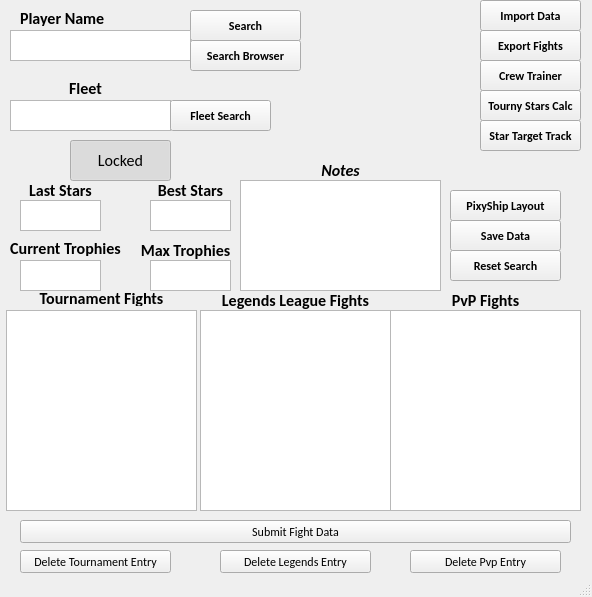
<?xml version="1.0" encoding="UTF-8"?>
<ui version="4.0">
 <class>MainWindow</class>
 <widget class="QMainWindow" name="MainWindow">
  <property name="geometry">
   <rect>
    <x>0</x>
    <y>0</y>
    <width>592</width>
    <height>597</height>
   </rect>
  </property>
  <property name="sizePolicy">
   <sizepolicy hsizetype="Fixed" vsizetype="Fixed">
    <horstretch>0</horstretch>
    <verstretch>0</verstretch>
   </sizepolicy>
  </property>
  <property name="font">
   <font>
    <family>Calibri</family>
   </font>
  </property>
  <property name="windowTitle">
   <string>Pixel Starships Target Tracking Tool</string>
  </property>
  <property name="statusTip">
   <string notr="true"/>
  </property>
  <property name="toolButtonStyle">
   <enum>Qt::ToolButtonTextUnderIcon</enum>
  </property>
  <widget class="QWidget" name="centralwidget">
   <widget class="QLabel" name="fleetNameLabel">
    <property name="geometry">
     <rect>
      <x>40</x>
      <y>80</y>
      <width>91</width>
      <height>16</height>
     </rect>
    </property>
    <property name="font">
     <font>
      <family>Calibri</family>
      <pointsize>12</pointsize>
      <weight>75</weight>
      <italic>false</italic>
      <bold>true</bold>
     </font>
    </property>
    <property name="text">
     <string>Fleet</string>
    </property>
    <property name="alignment">
     <set>Qt::AlignCenter</set>
    </property>
   </widget>
   <widget class="QTextBrowser" name="bestStars">
    <property name="geometry">
     <rect>
      <x>150</x>
      <y>200</y>
      <width>81</width>
      <height>31</height>
     </rect>
    </property>
    <property name="tabChangesFocus">
     <bool>true</bool>
    </property>
   </widget>
   <widget class="QLabel" name="maxTrophiesLabel">
    <property name="geometry">
     <rect>
      <x>120</x>
      <y>240</y>
      <width>131</width>
      <height>20</height>
     </rect>
    </property>
    <property name="font">
     <font>
      <family>Calibri</family>
      <pointsize>12</pointsize>
      <weight>75</weight>
      <italic>false</italic>
      <bold>true</bold>
     </font>
    </property>
    <property name="text">
     <string>Max Trophies</string>
    </property>
    <property name="alignment">
     <set>Qt::AlignCenter</set>
    </property>
   </widget>
   <widget class="QLabel" name="label">
    <property name="geometry">
     <rect>
      <x>20</x>
      <y>10</y>
      <width>91</width>
      <height>16</height>
     </rect>
    </property>
    <property name="font">
     <font>
      <family>Calibri</family>
      <pointsize>12</pointsize>
      <weight>75</weight>
      <italic>false</italic>
      <bold>true</bold>
     </font>
    </property>
    <property name="text">
     <string>Player Name</string>
    </property>
   </widget>
   <widget class="QLabel" name="tournamentFightsLabel">
    <property name="geometry">
     <rect>
      <x>6</x>
      <y>290</y>
      <width>191</width>
      <height>16</height>
     </rect>
    </property>
    <property name="font">
     <font>
      <family>Calibri</family>
      <pointsize>12</pointsize>
      <weight>75</weight>
      <italic>false</italic>
      <bold>true</bold>
     </font>
    </property>
    <property name="text">
     <string>Tournament Fights</string>
    </property>
    <property name="alignment">
     <set>Qt::AlignCenter</set>
    </property>
   </widget>
   <widget class="QTextBrowser" name="lastStars">
    <property name="geometry">
     <rect>
      <x>20</x>
      <y>200</y>
      <width>81</width>
      <height>31</height>
     </rect>
    </property>
    <property name="tabChangesFocus">
     <bool>true</bool>
    </property>
   </widget>
   <widget class="QLabel" name="starsLastTournamentLabel">
    <property name="geometry">
     <rect>
      <x>20</x>
      <y>180</y>
      <width>81</width>
      <height>20</height>
     </rect>
    </property>
    <property name="font">
     <font>
      <family>Calibri</family>
      <pointsize>12</pointsize>
      <weight>75</weight>
      <italic>false</italic>
      <bold>true</bold>
     </font>
    </property>
    <property name="text">
     <string>Last Stars</string>
    </property>
    <property name="alignment">
     <set>Qt::AlignCenter</set>
    </property>
   </widget>
   <widget class="QTextEdit" name="playerNotes">
    <property name="geometry">
     <rect>
      <x>240</x>
      <y>180</y>
      <width>201</width>
      <height>111</height>
     </rect>
    </property>
    <property name="tabChangesFocus">
     <bool>true</bool>
    </property>
   </widget>
   <widget class="QTextBrowser" name="maxTrophies">
    <property name="geometry">
     <rect>
      <x>150</x>
      <y>260</y>
      <width>81</width>
      <height>31</height>
     </rect>
    </property>
    <property name="tabChangesFocus">
     <bool>true</bool>
    </property>
   </widget>
   <widget class="QPushButton" name="searchButton">
    <property name="geometry">
     <rect>
      <x>190</x>
      <y>10</y>
      <width>111</width>
      <height>31</height>
     </rect>
    </property>
    <property name="font">
     <font>
      <family>Calibri</family>
      <pointsize>9</pointsize>
      <weight>75</weight>
      <bold>true</bold>
     </font>
    </property>
    <property name="text">
     <string>Search</string>
    </property>
   </widget>
   <widget class="QLabel" name="bestStarsLabel">
    <property name="geometry">
     <rect>
      <x>150</x>
      <y>180</y>
      <width>81</width>
      <height>20</height>
     </rect>
    </property>
    <property name="font">
     <font>
      <family>Calibri</family>
      <pointsize>12</pointsize>
      <weight>75</weight>
      <italic>false</italic>
      <bold>true</bold>
     </font>
    </property>
    <property name="text">
     <string>Best Stars</string>
    </property>
    <property name="alignment">
     <set>Qt::AlignCenter</set>
    </property>
   </widget>
   <widget class="QLabel" name="currentTrophiesLabel">
    <property name="geometry">
     <rect>
      <x>-10</x>
      <y>240</y>
      <width>151</width>
      <height>16</height>
     </rect>
    </property>
    <property name="font">
     <font>
      <family>Calibri</family>
      <pointsize>12</pointsize>
      <weight>75</weight>
      <italic>false</italic>
      <bold>true</bold>
     </font>
    </property>
    <property name="text">
     <string>Current Trophies</string>
    </property>
    <property name="alignment">
     <set>Qt::AlignCenter</set>
    </property>
   </widget>
   <widget class="QLabel" name="playerNotesLabel">
    <property name="geometry">
     <rect>
      <x>240</x>
      <y>160</y>
      <width>201</width>
      <height>20</height>
     </rect>
    </property>
    <property name="font">
     <font>
      <family>Calibri</family>
      <pointsize>12</pointsize>
      <weight>75</weight>
      <italic>true</italic>
      <bold>true</bold>
     </font>
    </property>
    <property name="text">
     <string>Notes</string>
    </property>
    <property name="alignment">
     <set>Qt::AlignCenter</set>
    </property>
   </widget>
   <widget class="QPlainTextEdit" name="playerNameSearchBox">
    <property name="geometry">
     <rect>
      <x>10</x>
      <y>30</y>
      <width>181</width>
      <height>31</height>
     </rect>
    </property>
    <property name="font">
     <font>
      <family>Calibri</family>
      <pointsize>12</pointsize>
     </font>
    </property>
    <property name="cursor" stdset="0">
     <cursorShape>IBeamCursor</cursorShape>
    </property>
    <property name="focusPolicy">
     <enum>Qt::StrongFocus</enum>
    </property>
    <property name="inputMethodHints">
     <set>Qt::ImhNone</set>
    </property>
    <property name="verticalScrollBarPolicy">
     <enum>Qt::ScrollBarAlwaysOff</enum>
    </property>
    <property name="horizontalScrollBarPolicy">
     <enum>Qt::ScrollBarAlwaysOff</enum>
    </property>
    <property name="tabChangesFocus">
     <bool>true</bool>
    </property>
    <property name="lineWrapMode">
     <enum>QPlainTextEdit::NoWrap</enum>
    </property>
   </widget>
   <widget class="QToolButton" name="lockUnlockButton">
    <property name="geometry">
     <rect>
      <x>70</x>
      <y>140</y>
      <width>101</width>
      <height>41</height>
     </rect>
    </property>
    <property name="font">
     <font>
      <family>Calibri</family>
      <pointsize>12</pointsize>
     </font>
    </property>
    <property name="text">
     <string>Locked</string>
    </property>
    <property name="checkable">
     <bool>true</bool>
    </property>
    <property name="checked">
     <bool>true</bool>
    </property>
   </widget>
   <widget class="QTextBrowser" name="currentTrophies">
    <property name="geometry">
     <rect>
      <x>20</x>
      <y>260</y>
      <width>81</width>
      <height>31</height>
     </rect>
    </property>
    <property name="tabChangesFocus">
     <bool>true</bool>
    </property>
   </widget>
   <widget class="QLabel" name="legendsFightsLabel">
    <property name="geometry">
     <rect>
      <x>200</x>
      <y>290</y>
      <width>191</width>
      <height>20</height>
     </rect>
    </property>
    <property name="font">
     <font>
      <family>Calibri</family>
      <pointsize>12</pointsize>
      <weight>75</weight>
      <italic>false</italic>
      <bold>true</bold>
     </font>
    </property>
    <property name="text">
     <string>Legends League Fights</string>
    </property>
    <property name="alignment">
     <set>Qt::AlignCenter</set>
    </property>
   </widget>
   <widget class="QLabel" name="pvpFightsLabel">
    <property name="geometry">
     <rect>
      <x>390</x>
      <y>290</y>
      <width>191</width>
      <height>20</height>
     </rect>
    </property>
    <property name="font">
     <font>
      <family>Calibri</family>
      <pointsize>12</pointsize>
      <weight>75</weight>
      <italic>false</italic>
      <bold>true</bold>
     </font>
    </property>
    <property name="text">
     <string>PvP Fights</string>
    </property>
    <property name="alignment">
     <set>Qt::AlignCenter</set>
    </property>
   </widget>
   <widget class="QPlainTextEdit" name="fleetName">
    <property name="geometry">
     <rect>
      <x>10</x>
      <y>100</y>
      <width>161</width>
      <height>31</height>
     </rect>
    </property>
    <property name="inputMethodHints">
     <set>Qt::ImhNone</set>
    </property>
    <property name="midLineWidth">
     <number>-5</number>
    </property>
    <property name="verticalScrollBarPolicy">
     <enum>Qt::ScrollBarAlwaysOff</enum>
    </property>
    <property name="horizontalScrollBarPolicy">
     <enum>Qt::ScrollBarAlwaysOff</enum>
    </property>
    <property name="tabChangesFocus">
     <bool>true</bool>
    </property>
    <property name="readOnly">
     <bool>false</bool>
    </property>
   </widget>
   <widget class="QPushButton" name="saveNewData">
    <property name="geometry">
     <rect>
      <x>450</x>
      <y>220</y>
      <width>111</width>
      <height>31</height>
     </rect>
    </property>
    <property name="font">
     <font>
      <family>Calibri</family>
      <pointsize>9</pointsize>
      <weight>75</weight>
      <bold>true</bold>
     </font>
    </property>
    <property name="text">
     <string>Save Data</string>
    </property>
   </widget>
   <widget class="QTableView" name="tournyTable">
    <property name="geometry">
     <rect>
      <x>6</x>
      <y>310</y>
      <width>191</width>
      <height>201</height>
     </rect>
    </property>
   </widget>
   <widget class="QTableView" name="legendsTable">
    <property name="geometry">
     <rect>
      <x>200</x>
      <y>310</y>
      <width>191</width>
      <height>201</height>
     </rect>
    </property>
   </widget>
   <widget class="QTableView" name="pvpTable">
    <property name="geometry">
     <rect>
      <x>390</x>
      <y>310</y>
      <width>191</width>
      <height>201</height>
     </rect>
    </property>
    <property name="alternatingRowColors">
     <bool>true</bool>
    </property>
    <property name="wordWrap">
     <bool>false</bool>
    </property>
   </widget>
   <widget class="QPushButton" name="resetButton">
    <property name="geometry">
     <rect>
      <x>450</x>
      <y>250</y>
      <width>111</width>
      <height>31</height>
     </rect>
    </property>
    <property name="font">
     <font>
      <family>Calibri</family>
      <pointsize>9</pointsize>
      <weight>75</weight>
      <bold>true</bold>
     </font>
    </property>
    <property name="text">
     <string>Reset Search</string>
    </property>
   </widget>
   <widget class="QPushButton" name="pixyshipLayoutButton">
    <property name="geometry">
     <rect>
      <x>450</x>
      <y>190</y>
      <width>111</width>
      <height>31</height>
     </rect>
    </property>
    <property name="font">
     <font>
      <family>Calibri</family>
      <pointsize>9</pointsize>
      <weight>75</weight>
      <bold>true</bold>
     </font>
    </property>
    <property name="text">
     <string>PixyShip Layout</string>
    </property>
   </widget>
   <widget class="QPushButton" name="importDialogButton">
    <property name="geometry">
     <rect>
      <x>480</x>
      <y>0</y>
      <width>101</width>
      <height>31</height>
     </rect>
    </property>
    <property name="font">
     <font>
      <family>Calibri</family>
      <pointsize>9</pointsize>
      <weight>75</weight>
      <bold>true</bold>
     </font>
    </property>
    <property name="toolTip">
     <string extracomment="Targets Import.xls file located in same folder and loads DB with data"/>
    </property>
    <property name="toolTipDuration">
     <number>10</number>
    </property>
    <property name="text">
     <string>Import Data</string>
    </property>
   </widget>
   <widget class="QPushButton" name="fleetSearchButton">
    <property name="geometry">
     <rect>
      <x>170</x>
      <y>100</y>
      <width>101</width>
      <height>31</height>
     </rect>
    </property>
    <property name="font">
     <font>
      <family>Calibri</family>
      <pointsize>9</pointsize>
      <weight>75</weight>
      <bold>true</bold>
     </font>
    </property>
    <property name="text">
     <string>Fleet Search</string>
    </property>
   </widget>
   <widget class="QPushButton" name="delTournyButton">
    <property name="geometry">
     <rect>
      <x>20</x>
      <y>550</y>
      <width>151</width>
      <height>23</height>
     </rect>
    </property>
    <property name="text">
     <string>Delete Tournament Entry</string>
    </property>
   </widget>
   <widget class="QPushButton" name="delLegendsButton">
    <property name="geometry">
     <rect>
      <x>220</x>
      <y>550</y>
      <width>151</width>
      <height>23</height>
     </rect>
    </property>
    <property name="text">
     <string>Delete Legends Entry</string>
    </property>
   </widget>
   <widget class="QPushButton" name="delPVPButton">
    <property name="geometry">
     <rect>
      <x>410</x>
      <y>550</y>
      <width>151</width>
      <height>23</height>
     </rect>
    </property>
    <property name="text">
     <string>Delete Pvp Entry</string>
    </property>
   </widget>
   <widget class="QPushButton" name="tournyStarsWindow">
    <property name="geometry">
     <rect>
      <x>480</x>
      <y>90</y>
      <width>101</width>
      <height>31</height>
     </rect>
    </property>
    <property name="font">
     <font>
      <pointsize>9</pointsize>
      <weight>75</weight>
      <bold>true</bold>
     </font>
    </property>
    <property name="text">
     <string>Tourny Stars Calc</string>
    </property>
   </widget>
   <widget class="QPushButton" name="crewTrainerButton">
    <property name="geometry">
     <rect>
      <x>480</x>
      <y>60</y>
      <width>101</width>
      <height>31</height>
     </rect>
    </property>
    <property name="font">
     <font>
      <pointsize>9</pointsize>
      <weight>75</weight>
      <bold>true</bold>
     </font>
    </property>
    <property name="text">
     <string>Crew Trainer</string>
    </property>
   </widget>
   <widget class="QPushButton" name="starTargetTrackButton">
    <property name="geometry">
     <rect>
      <x>480</x>
      <y>120</y>
      <width>101</width>
      <height>31</height>
     </rect>
    </property>
    <property name="font">
     <font>
      <pointsize>9</pointsize>
      <weight>75</weight>
      <bold>true</bold>
     </font>
    </property>
    <property name="text">
     <string>Star Target Track</string>
    </property>
   </widget>
   <widget class="QPushButton" name="playerBrowserSearchButton">
    <property name="geometry">
     <rect>
      <x>190</x>
      <y>40</y>
      <width>111</width>
      <height>31</height>
     </rect>
    </property>
    <property name="font">
     <font>
      <family>Calibri</family>
      <pointsize>9</pointsize>
      <weight>75</weight>
      <bold>true</bold>
     </font>
    </property>
    <property name="text">
     <string>Search Browser</string>
    </property>
   </widget>
   <widget class="QPushButton" name="submitNewDataButton">
    <property name="geometry">
     <rect>
      <x>20</x>
      <y>520</y>
      <width>551</width>
      <height>23</height>
     </rect>
    </property>
    <property name="text">
     <string>Submit Fight Data</string>
    </property>
   </widget>
   <widget class="QPushButton" name="pushButton">
    <property name="geometry">
     <rect>
      <x>480</x>
      <y>30</y>
      <width>101</width>
      <height>31</height>
     </rect>
    </property>
    <property name="font">
     <font>
      <pointsize>9</pointsize>
      <weight>75</weight>
      <bold>true</bold>
     </font>
    </property>
    <property name="text">
     <string>Export Fights</string>
    </property>
   </widget>
  </widget>
  <widget class="QStatusBar" name="statusbar">
   <property name="sizeGripEnabled">
    <bool>true</bool>
   </property>
  </widget>
 </widget>
 <tabstops>
  <tabstop>playerNameSearchBox</tabstop>
  <tabstop>searchButton</tabstop>
  <tabstop>fleetName</tabstop>
  <tabstop>fleetSearchButton</tabstop>
  <tabstop>lockUnlockButton</tabstop>
  <tabstop>lastStars</tabstop>
  <tabstop>bestStars</tabstop>
  <tabstop>currentTrophies</tabstop>
  <tabstop>maxTrophies</tabstop>
  <tabstop>playerNotes</tabstop>
  <tabstop>saveNewData</tabstop>
  <tabstop>resetButton</tabstop>
  <tabstop>tournyTable</tabstop>
  <tabstop>legendsTable</tabstop>
  <tabstop>pvpTable</tabstop>
  <tabstop>delTournyButton</tabstop>
  <tabstop>delLegendsButton</tabstop>
  <tabstop>delPVPButton</tabstop>
  <tabstop>pixyshipLayoutButton</tabstop>
  <tabstop>importDialogButton</tabstop>
  <tabstop>tournyStarsWindow</tabstop>
 </tabstops>
 <resources/>
 <connections/>
</ui>
